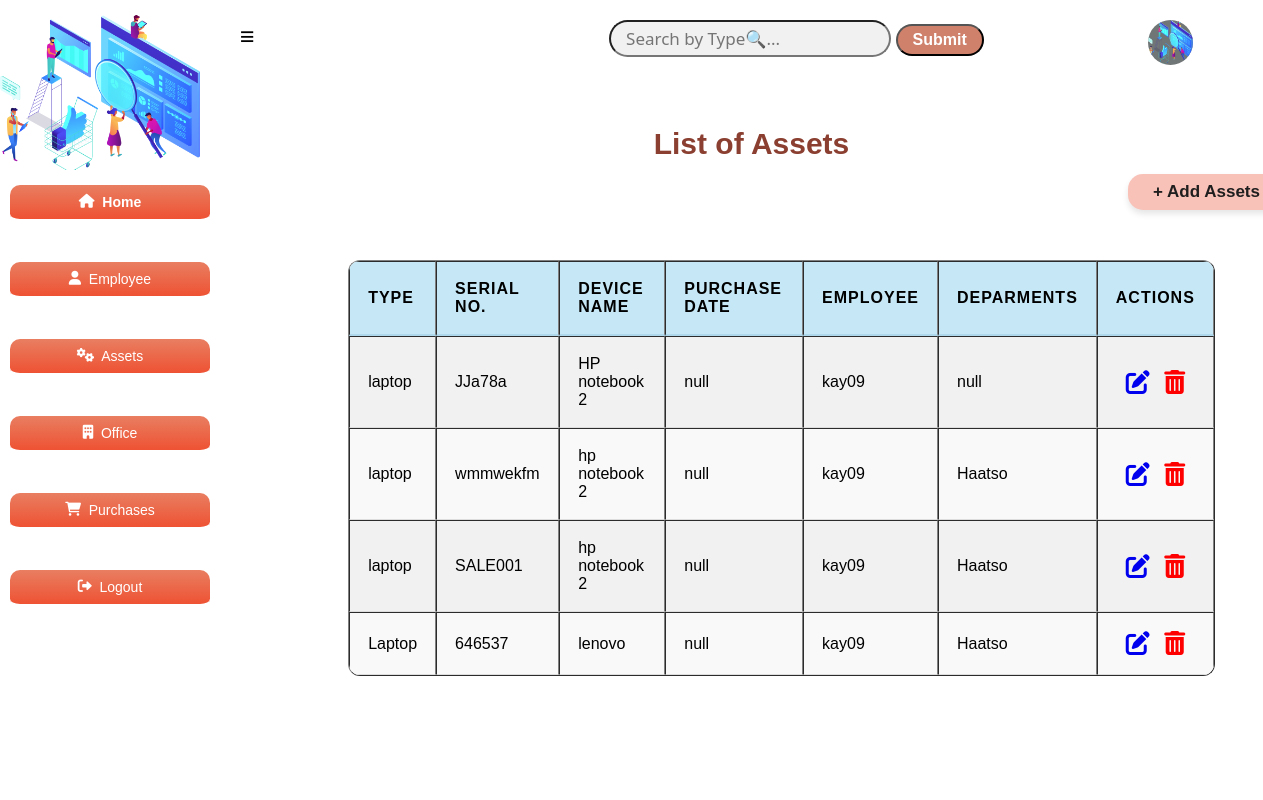
The page /equipment on the database as committed earlier.
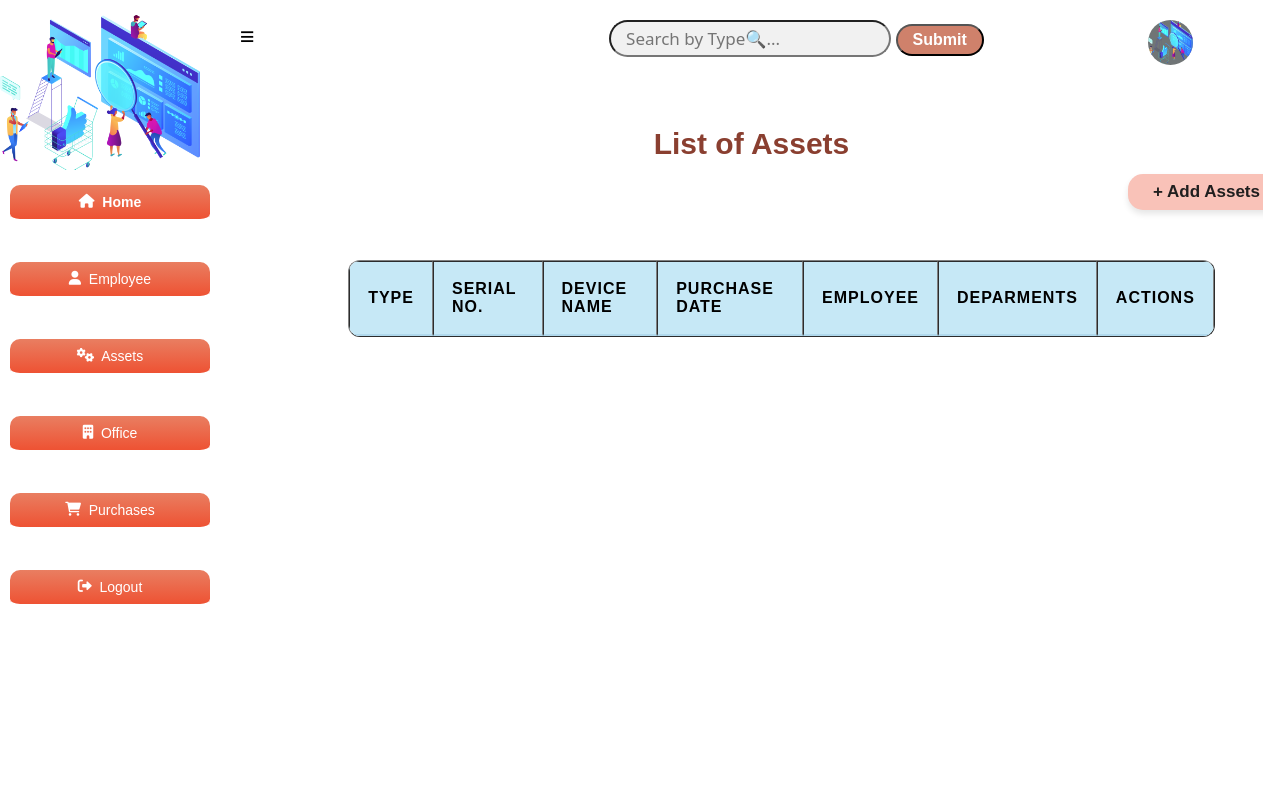
The same page on the database as committed later.
### app.py (models this page shows, shortened)
class Equipment(db.Model):
    __tablename__="equipment"
    barcode_number=db.Column(db.Integer, primary_key=True)
    type=db.Column(db.String(20))
    serial_number=db.Column(db.Integer)
    model_number=db.Column(db.Integer)
    purchase_date=db.Column(db.Integer, db.ForeignKey('purchases.id'))
    employee=db.Column(db.Integer, db.ForeignKey('employees.id'))
    location=db.Column(db.Integer, db.ForeignKey('locations.id'))
    purchase_rel=db.relationship('Purchase', backref='equipment_purchase')
    employee_rel=db.relationship('Employee', backref='equipment_employee')
    location_rel=db.relationship('Location', backref='equipment_location')

### app.py (the view)
@app.route('/equipment')
def equipment_index():
    equipment = Equipment.query.all()
    return render_template('equipmentList.html', equipment = equipment)

### app.py (called while the page is built)
@app.before_request
def create_table():
    db.create_all()

### templates/equipmentList.html (shortened to what this page needs)
<!DOCTYPE html>
<html lang="en">
<head>
    <link rel="stylesheet" href="{{ url_for('static', filename='main.css') }}">
    <link rel="stylesheet" href="https://cdnjs.cloudflare.com/ajax/libs/font-awesome/4.7.0/css/font-awesome.min.css">
    <link rel="stylesheet" href="https://cdnjs.cloudflare.com/ajax/libs/font-awesome/6.0.0-beta3/css/all.min.css">
</head>
<body>
    <div class="header">
        <a href="#" id="sidebar-icon">&#8801;</a>
        <input type="search" id="query" name="search" placeholder="Search by Type🔍...">
        <button id="search-button">Submit</button>
        <a href="#"><img src="{{ url_for('static', filename='bg4.png') }}" alt="Logo"></a>
    </div>
    <section class="sidebar">
        <div class="logo">
            <img src="{{ url_for('static', filename='bg4.png') }}" alt="Logo">
        </div>
        <div class="content">
            <a href="/entry_point" class="home active"><i class="fas fa-home"></i>&nbsp; Home</a><br>
            <a href="/employee" class="home"><i class="fas fa-user"></i>&nbsp;  Employee</a><br>
            <a href="/equipment" class="home"><i class="fas fa-cogs"></i>&nbsp;  Assets</a><br>
            <a href="/location" class="home"><i class="fas fa-building"></i>&nbsp;  Office</a><br>
            <a href="/purchase" class="home"><i class="fas fa-shopping-cart"></i> &nbsp; Purchases</a><br>
            <a href="/login" class="home"><i class="fas fa-sign-out-alt"></i>&nbsp;  Logout</a>
          </div>
    </section>
    <h1 class="marquee">List of Assets</h1>
    <div class="location-form">
        <a href="/add-equipment" class="btn1">+ Add Assets</a>
        <table border="1">
            <thead>
                <tr>
                    <th>Type</th>
                    <th>Serial No.</th>
                    <th>Device Name</th>
                    <th>Purchase Date</th>
                    <th>Employee</th>
                    <th>Deparments</th>
                    <th>Actions</th>
                </tr>
            </thead>
            <tbody id="table-results">
                {% for equip in equipment %}
                <tr>
                    <td>{{ equip.type }}</td>
                    <td>{{ equip.serial_number }}</td>
                    <td>{{ equip.model_number }}</td>
                    <td>{{ equip.purchase_date }}</td>
                    <td>{{ equip.employee }}</td>
                    <td>{{ equip.location }}</td>
                    <td class="action">
                        <a href="/edit_equipment/{{ equip.barcode_number }}"><i class="fa fa-edit" style="font-size:24px"></i></a>
                        <a href="/delete_equipment/{{ equip.barcode_number }}"><i class="fa fa-trash-o" style="font-size:24px"></i></a>
                    </td>
                </tr>
                {% endfor %}
            </tbody>
        </table>
    </div>
</body>
</html>

Rows that differ between the two databases and show on the page:
removed Equipment: type "laptop", serial_number "JJa78a", model_number "HP notebook 2", purchase_date "null", employee "kay09", location "null"
removed Equipment: type "laptop", serial_number "wmmwekfm", model_number "hp notebook 2", purchase_date "null", employee "kay09", location "Haatso"
removed Equipment: type "laptop", serial_number "SALE001", model_number "hp notebook 2", purchase_date "null", employee "kay09", location "Haatso"
removed Equipment: type "Laptop", serial_number "646537", model_number "lenovo", purchase_date "null", employee "kay09", location "Haatso"
